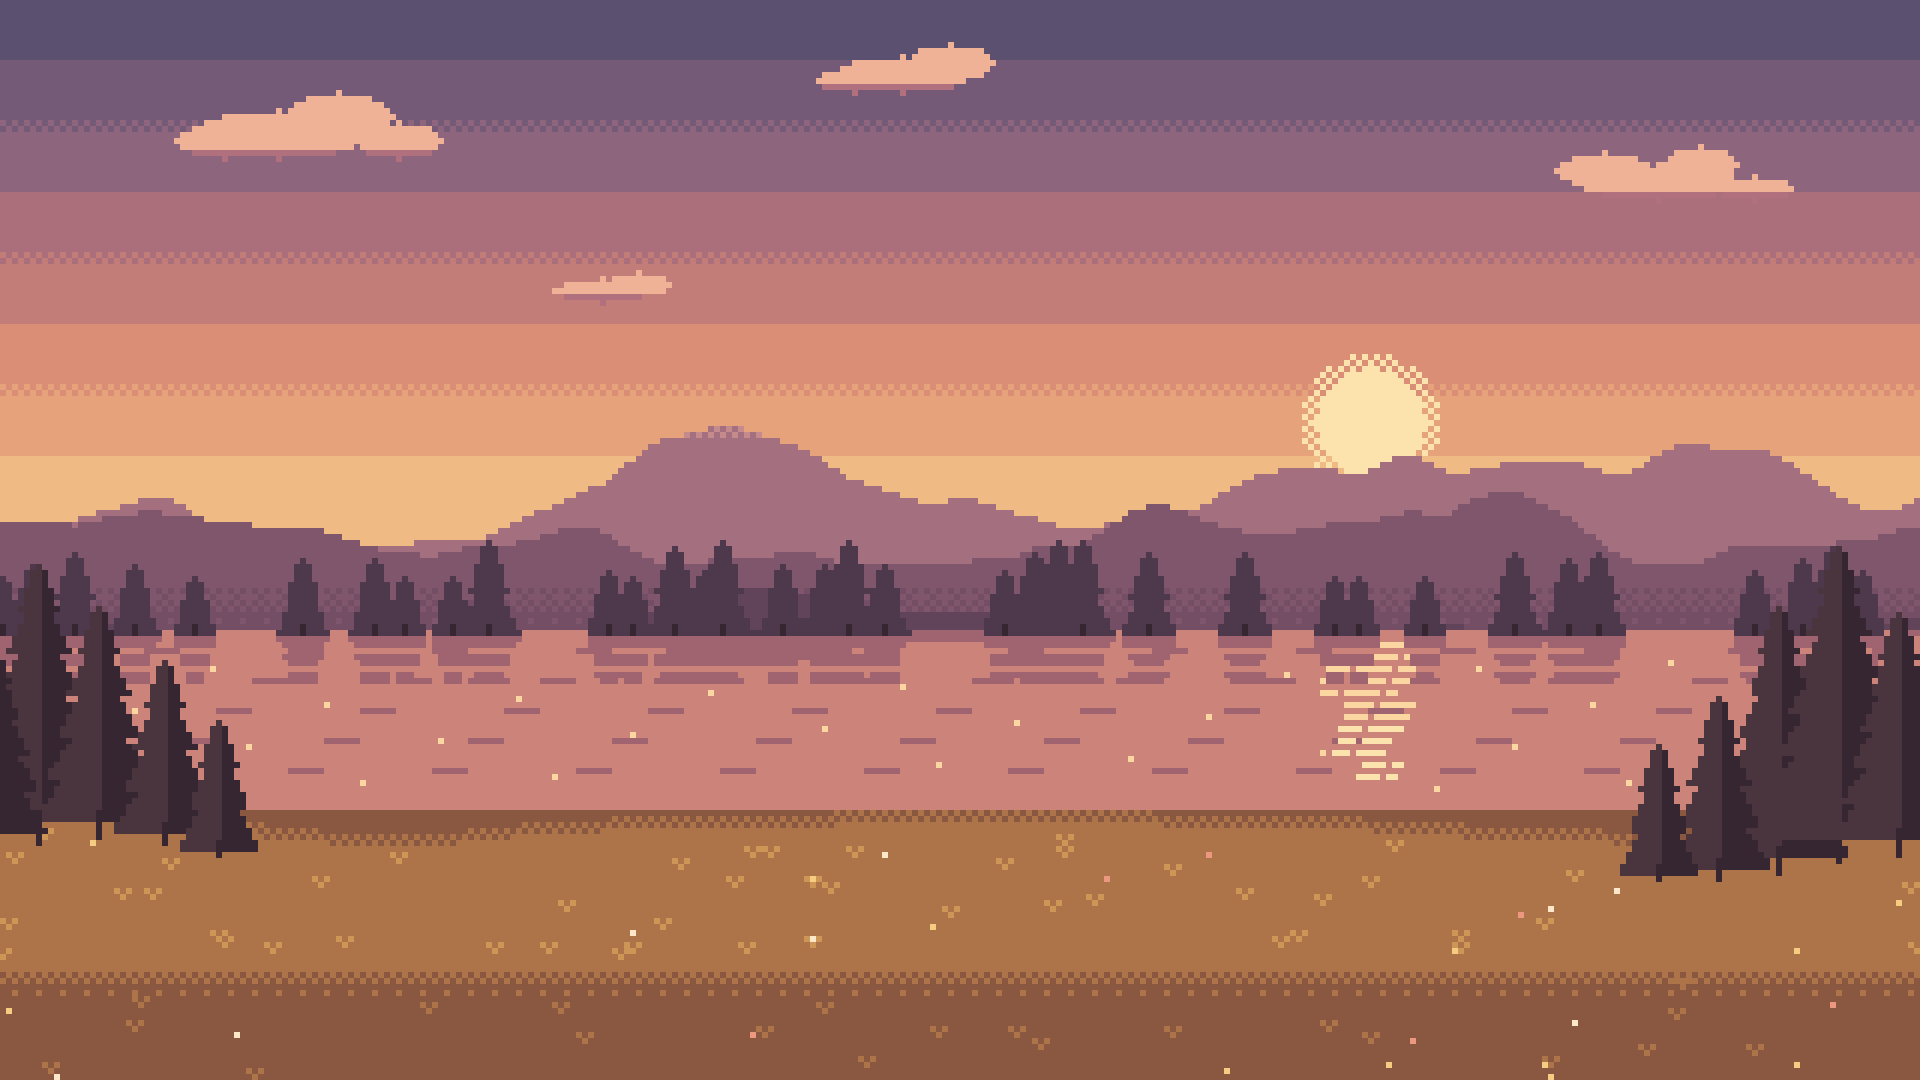

Source code (Python):
#!/usr/bin/env python3
"""Draws the films' stage: a quiet pixel-art valley at 320x180, scaled x6 to 1920x1080.

Seeded and dependency-light (Pillow only), so the art is reproducible:
    python3 shared/stage.py            # writes shared/stage.png
"""
import math
import random
import sys
from pathlib import Path

from PIL import Image

W, H, SCALE = 320, 180, 6
SEED = 7

# A small, muted sunset palette: the stage frames the windows, it never competes with them.
P = {
    "sky0": (92, 80, 112),
    "sky1": (134, 98, 124),
    "sky2": (184, 116, 122),
    "sky3": (222, 146, 116),
    "sky4": (240, 186, 132),
    "sun": (252, 226, 172),
    "cloud": (240, 178, 150),
    "cloud_shade": (176, 112, 126),
    "far": (164, 112, 128),
    "far_snow": (196, 138, 140),
    "mid": (128, 86, 108),
    "mid_shade": (116, 78, 100),
    "hill": (98, 68, 90),
    "pine_far": (78, 56, 76),
    "pine": (74, 52, 62),
    "pine_dark": (54, 38, 50),
    "water": (204, 132, 122),
    "water_dark": (160, 100, 112),
    "water_glint": (252, 214, 160),
    "meadow": (172, 116, 72),
    "meadow_dark": (138, 88, 64),
    "grass": (206, 150, 86),
    "flower_a": (246, 204, 130),
    "flower_b": (236, 152, 128),
    "flower_c": (252, 232, 200),
}

BAYER = [[0, 8, 2, 10], [12, 4, 14, 6], [3, 11, 1, 9], [15, 7, 13, 5]]


def noise1d(rng, n, octaves):
    """Smooth 1D value noise in [0, 1], as a list of n samples."""
    out = [0.0] * n
    amp_total = 0.0
    for period, amp in octaves:
        knots = [rng.random() for _ in range(n // period + 3)]
        for x in range(n):
            i, f = divmod(x / period, 1)
            i = int(i)
            f = f * f * (3 - 2 * f)
            out[x] += amp * (knots[i] * (1 - f) + knots[i + 1] * f)
        amp_total += amp
    return [v / amp_total for v in out]


def main(out_path):
    rng = random.Random(SEED)
    img = Image.new("RGB", (W, H))
    px = img.load()

    def put(x, y, colour):
        if 0 <= x < W and 0 <= y < H:
            px[x, y] = colour

    # Sky: eight close bands; each edge gets two rows of sparse dither (25%, then 75%).
    keys = ["sky0", "sky1", "sky2", "sky3", "sky4"]
    bands = []
    for i in range(8):
        t = i / 7 * (len(keys) - 1)
        a, b = P[keys[min(int(t), len(keys) - 2)]], P[keys[min(int(t), len(keys) - 2) + 1]]
        f = t - min(int(t), len(keys) - 2)
        bands.append(tuple(round(a[c] + (b[c] - a[c]) * f) for c in range(3)))
    horizon = 104
    step = 11
    for y in range(horizon + 1):
        band, offset = divmod(y, step)
        band = min(band, 7)
        for x in range(W):
            colour = bands[band]
            if band < 7 and offset == step - 2 and BAYER[y % 4][x % 4] < 4:
                colour = bands[band + 1]
            if band < 7 and offset == step - 1 and BAYER[y % 4][x % 4] < 12:
                colour = bands[band + 1]
            px[x, y] = colour

    # A low, pale sun with a one-pixel halo of dither.
    sx, sy, sr = 228, 70, 9
    for y in range(sy - sr - 3, sy + sr + 4):
        for x in range(sx - sr - 3, sx + sr + 4):
            d = math.hypot(x - sx, y - sy)
            if d <= sr:
                px[x, y] = P["sun"]
            elif d <= sr + 2.5 and (x + y) % 2 == 0:
                px[x, y] = P["sun"]

    # Clouds: unions of flat ellipses, with a shaded underside.
    def cloud(cx, cy, puffs):
        cells = set()
        for dx, dy, rx, ry in puffs:
            for y in range(cy + dy - ry, cy + dy + ry + 1):
                for x in range(cx + dx - rx, cx + dx + rx + 1):
                    if ((x - cx - dx) / rx) ** 2 + ((y - cy - dy) / ry) ** 2 <= 1:
                        cells.add((x, y))
        bottom = max(y for _, y in cells)
        for x, y in cells:
            if 0 <= x < W and 0 <= y < H:
                px[x, y] = P["cloud_shade"] if y >= bottom - 1 else P["cloud"]

    cloud(46, 22, [(0, 0, 14, 4), (10, -3, 9, 4), (-9, 1, 8, 3), (20, 1, 7, 3)])
    cloud(150, 12, [(0, 0, 11, 3), (8, -2, 7, 3), (-8, 1, 6, 2)])
    cloud(276, 30, [(0, 0, 13, 3), (-9, -2, 8, 3), (7, -3, 6, 3), (16, 1, 6, 2)])
    cloud(100, 48, [(0, 0, 8, 2), (6, -1, 5, 2)])

    # Ridgelines: far snowy range, then a nearer blue-green range, then forested hills.
    far = noise1d(rng, W, [(64, 1.0), (24, 0.5), (9, 0.2)])
    mid = noise1d(rng, W, [(48, 1.0), (16, 0.45), (6, 0.15)])
    hill = noise1d(rng, W, [(40, 1.0), (13, 0.3)])
    far_y = [int(58 + (1 - v) * 40) for v in far]
    mid_y = [int(78 + (1 - v) * 28) for v in mid]
    hill_y = [int(98 + (1 - v) * 12) for v in hill]

    for x in range(W):
        for y in range(far_y[x], horizon + 1):
            depth = y - far_y[x]
            cap = 72 - far_y[x]
            snow = depth < cap - 1 or (depth < cap + 1 and (x + y) % 2 == 0)
            px[x, y] = P["far_snow"] if snow else P["far"]
    for x in range(W):
        for y in range(mid_y[x], horizon + 1):
            # The lower slopes fade into haze with a short dither.
            haze = y > horizon - 8 and BAYER[y % 4][x % 4] < (y - horizon + 8) * 2
            px[x, y] = P["mid_shade"] if haze else P["mid"]
    for x in range(W):
        for y in range(hill_y[x], horizon + 1):
            px[x, y] = P["hill"]

    # Lake: the hills reflected, darker, broken by horizontal ripples.
    lake_top, lake_bottom = horizon + 1, 132
    for y in range(lake_top, lake_bottom):
        for x in range(W):
            src = 2 * horizon - y
            colour = P["water"]
            if src >= hill_y[x]:
                colour = P["water_dark"]
            if (y * 13 + x * 7) % 211 == 0 and y > lake_top + 4:
                colour = P["water_glint"]
            px[x, y] = colour
    for y in range(lake_top + 3, lake_bottom, 5):
        for x in range(W):
            if (x // 6 + y) % 4 == 0:
                px[x, y] = P["water_dark"]

    # The sun's reflection: broken strokes under it that narrow and thin out toward the shore.
    for y in range(lake_top + 2, lake_bottom - 2):
        depth = (y - lake_top) / (lake_bottom - lake_top)
        if (y - lake_top) % 2:
            continue
        half = int(sr * (1 - depth * 0.7))
        jitter = ((y * 7) % 5) - 2
        for x in range(sx - half + jitter, sx + half + jitter + 1):
            if (x + y // 2) % 7 != 0:
                put(x, y, P["water_glint"] if depth < 0.55 else P["sun"])

    # Pines: one sprite drawn at several heights, in two depth rows along the shores.
    def pine(bx, by, h, colour, shade, reflect_to=None):
        trunk = max(1, h // 9)
        body = h - trunk
        tiers = max(2, body // 6)
        tier_h = body / tiers
        drawn = []
        for i in range(tiers):
            # Each tier is a stepped triangle that overlaps the one below it.
            top = by - trunk - body + int(i * tier_h * 0.8)
            bottom = by - trunk - body + int((i + 1) * tier_h) + 1
            max_half = (h / 4.2) * (i + 1) / tiers + 1
            for y in range(top, bottom + 1):
                half = int(max_half * (y - top + 1) / (bottom - top + 1) + 0.5)
                for x in range(bx - half, bx + half + 1):
                    drawn.append((x, y, shade if x > bx or (x == bx + half and half > 0) else colour))
        for x, y, c in drawn:
            put(x, y, c)
        for y in range(by - trunk, by + 1):
            put(bx, y, P["pine_dark"])
        if reflect_to is not None:
            for x, y, _ in drawn:
                ry = 2 * by - y + 1
                if ry < reflect_to and (ry - by) % 3 != 0:
                    put(x, ry, P["water_dark"])

    for x in range(-4, W + 4, 5):
        if rng.random() < 0.55:
            pine(x + rng.randint(-1, 1), lake_top, rng.randint(9, 15), P["pine_far"], P["pine_far"], lake_top + 9)

    # Meadow: rolling foreground with a dithered edge, grass tufts and a few flowers.
    meadow = noise1d(rng, W, [(70, 1.0), (22, 0.3)])
    meadow_y = [int(lake_bottom + 2 + (1 - v) * 10) for v in meadow]
    for x in range(W):
        for y in range(lake_bottom, H):
            if y >= meadow_y[x]:
                px[x, y] = P["meadow"]
            elif y >= meadow_y[x] - 2 and (x + y) % 2 == 0:
                px[x, y] = P["meadow"]
            else:
                px[x, y] = P["water"] if y < lake_bottom + 3 else P["meadow_dark"]
    for x in range(W):
        for y in range(meadow_y[x], H):
            share = (y - 160) / 6
            if share >= 1 or (share > 0 and share * 16 > BAYER[y % 4][x % 4] + 0.5):
                px[x, y] = P["meadow_dark"]

    for _ in range(70):
        x = rng.randrange(W)
        y = rng.randrange(meadow_y[x] + 2, H)
        tuft = P["grass"] if y < 160 else P["meadow"]
        put(x, y, tuft)
        put(x - 1, y - 1, tuft)
        put(x + 1, y - 1, tuft)
    for _ in range(26):
        x = rng.randrange(W)
        y = rng.randrange(meadow_y[x] + 3, H)
        px[x, y] = P[rng.choice(["flower_a", "flower_b", "flower_c"])]

    # Nearer pines frame the left and right edges of the valley.
    for bx, h in [(6, 46), (16, 38), (27, 30), (-2, 34), (36, 22), (296, 44), (306, 52), (316, 40), (286, 30), (276, 22)]:
        pine(bx, meadow_y[max(0, min(W - 1, bx))] + 4, h, P["pine"], P["pine_dark"])

    img.resize((W * SCALE, H * SCALE), Image.NEAREST).save(out_path, optimize=True)


if __name__ == "__main__":
    main(Path(sys.argv[1]) if len(sys.argv) > 1 else Path(__file__).with_name("stage.png"))
